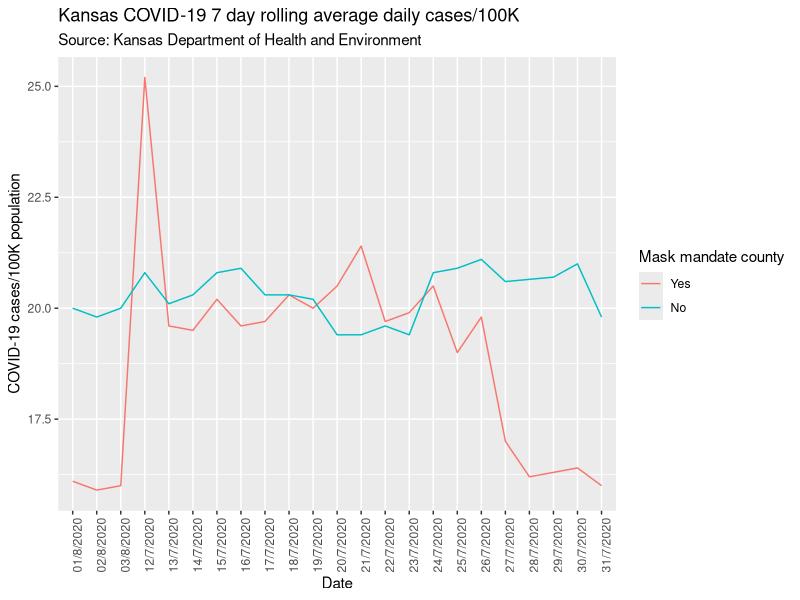

Recreate this plot in R.
## ---- chunk 1
library(tidyverse) 
## ---- chunk 2
mask_data <- tribble(
  ~date, ~count, ~mask,
  "12/7/2020", 25.2, "mask",
  "13/7/2020", 19.6, "mask",
  "14/7/2020", 19.5, "mask",
  "15/7/2020", 20.2, "mask",
  "16/7/2020", 19.6, "mask",
  "17/7/2020", 19.7, "mask",
  "18/7/2020", 20.3, "mask",
  "19/7/2020", 20, "mask",
  "20/7/2020", 20.5, "mask",
  "21/7/2020", 21.4, "mask",
  "22/7/2020", 19.7, "mask",
  "23/7/2020", 19.9, "mask",
  "24/7/2020", 20.5, "mask",
  "25/7/2020", 19, "mask",
  "26/7/2020", 19.8, "mask",
  "27/7/2020", 17, "mask",
  "28/7/2020", 16.2, "mask",
  "29/7/2020", 16.3, "mask",
  "30/7/2020", 16.4, "mask",
  "31/7/2020", 16, "mask",
  "01/8/2020", 16.1, "mask",
  "02/8/2020", 15.9, "mask",
  "03/8/2020", 16, "mask",
  "12/7/2020", 20.8, "no_mask",
  "13/7/2020", 20.1, "no_mask",
  "14/7/2020", 20.3, "no_mask",
  "15/7/2020", 20.8, "no_mask",
  "16/7/2020", 20.9, "no_mask",
  "17/7/2020", 20.3, "no_mask",
  "18/7/2020", 20.3, "no_mask",
  "19/7/2020", 20.2, "no_mask",
  "20/7/2020", 19.4, "no_mask",
  "21/7/2020", 19.4, "no_mask",
  "22/7/2020", 19.6, "no_mask",
  "23/7/2020", 19.4, "no_mask",
  "24/7/2020", 20.8, "no_mask",
  "25/7/2020", 20.9, "no_mask",
  "26/7/2020", 21.1, "no_mask",
  "27/7/2020", 20.6, "no_mask",
  "28/7/2020", 20.65, "no_mask",
  "29/7/2020", 20.7, "no_mask",
  "30/7/2020", 21, "no_mask",
  "31/7/2020", 19.8, "no_mask",
  "01/8/2020", 20, "no_mask",
  "02/8/2020", 19.8, "no_mask",
  "03/8/2020", 20, "no_mask",
)

## ---- chunk 3
ggplot(mask_data, mapping = aes(date, count, colour = mask, group = mask)) +
  geom_line() +
  theme(axis.text.x = element_text(angle = 90)) +
  labs(x = "Date",
       y = "COVID-19 cases/100K population",
       title = "Kansas COVID-19 7 day rolling average daily cases/100K",
       subtitle = "Source: Kansas Department of Health and Environment",
       colour = "Mask mandate county") +
  scale_colour_discrete(labels = c("Yes", "No"))
